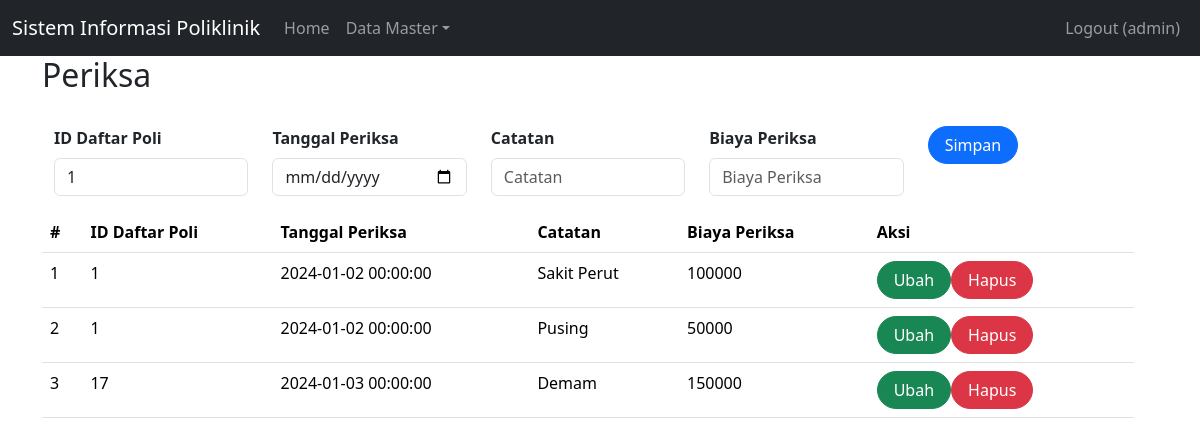
The app's page /index.php?page=periksa (signed in) with its own data.
### tables this page shows
CREATE TABLE `periksa` (
  `id` int(10) UNSIGNED NOT NULL,
  `id_daftar_poli` int(11) UNSIGNED NOT NULL,
  `tgl_periksa` datetime NOT NULL,
  `catatan` text NOT NULL,
  `biaya_periksa` int(11) NOT NULL
);

### periksa.php (the view, shortened to what this page needs)
<div class="container">
    <h2>Periksa</h2>
<br>
    <?php
include'koneksi.php';
?>
<body>
<div class="container">
    <form class="form row"  method="POST" action="" name="myForm" onsubmit="return(validate());">
    <?php
    $tgl_periksa= '';
    $catatan = '';
    $biaya_periksa ='';
    ?>
    <div class="row">
        <div class="col">
        <label for="inputNama" class="form-label fw-bold">
            ID Daftar Poli
        </label>
        <select class="form-control" name="id_daftar_poli">
        <?php
        $selected = '';
        $daftar_poli = mysqli_query($mysqli, "SELECT * FROM daftar_poli");
        while ($data = mysqli_fetch_array($daftar_poli)) {
            if ($data['id'] == $daftar_poli) {
                $selected = 'selected="selected"';
            } else {
                $selected = '';
            }
        ?>
            <option value="<?php echo $data['id'] ?>" <?php echo $selected ?>><?php echo $data['id_pasien'] ?></option>
        <?php
        }
        ?>
    </select>
    </div>
    <div class="col">
        <label for="inputTgl_periksa" class="form-label fw-bold">
            Tanggal Periksa
        </label>
        <input type="date" class="form-control" name="tgl_periksa" id="inputTgl_periksa" placeholder="tgl_periksa" value="<?php echo $tgl_periksa ?>">
    </div>
    <div class="col">
        <label for="inputCatatan" class="form-label fw-bold">
            Catatan
        </label>
        <input type="text" class="form-control" name="catatan" id="inputCatatan" placeholder="Catatan" value="<?php echo $catatan ?>">
    </div>
    <div class="col">
        <label for="inputBiaya_periksa" class="form-label fw-bold">
            Biaya Periksa
        </label>
        <input type="integer" class="form-control" name="biaya_periksa" id="inputBiayaPeriksa" placeholder="Biaya Periksa" value="<?php echo $biaya_periksa ?>">
    </div>
    <div class="col">
        <button type="submit" class="btn btn-primary rounded-pill px-3" name="simpan">Simpan</button>
    </div>
    </form>
    <br>
    <br>
    <table class="table table-hover">
    <table class="table table-hover">
    <thead>
        <tr>
            <th scope="col">#</th>
            <th scope="col">ID Daftar Poli</th>
            <th scope="col">Tanggal Periksa</th>
            <th scope="col">Catatan</th>
            <th scope="col">Biaya Periksa</th>
            <th scope="col">Aksi</th>
        </tr>
    </thead>
        <tbody>
    <?php
    $result = mysqli_query($mysqli, "SELECT periksa.*, daftar_poli.id_pasien as 'id_pasien' FROM periksa LEFT JOIN daftar_poli ON (periksa.id_daftar_poli=daftar_poli.id) ORDER BY id ASC");
    if (mysqli_num_rows($result) > 0) {
        $no = 1;
        while ($data = mysqli_fetch_array($result)) {
            echo "<tr>";
            echo "<td>" . $no++ . "</td>";
            echo "<td>" . $data['id_daftar_poli'] . "</td>";
            echo "<td>" . $data['tgl_periksa'] . "</td>";
            echo "<td>" . $data['catatan'] . "</td>";
            echo "<td>" . $data['biaya_periksa'] . "</td>";
            echo "<td>";
            echo '<a class="btn btn-success rounded-pill px-3" href="index.php?page=periksa&id=' . $data['id'] . '">Ubah</a>';
            echo '<a class="btn btn-danger rounded-pill px-3" href="index.php?page=periksa&id=' . $data['id'] . '&aksi=hapus">Hapus</a>';            echo "</td>";
            echo "</tr>";
        }
    } else {
        echo "No rows returned.";
    }
    ?>
    </tbody>
    </table>

### records on screen
periksa: id_daftar_poli "1", tgl_periksa "2024-01-02 00:00:00", catatan "Sakit Perut", biaya_periksa "100000"
periksa: id_daftar_poli "1", tgl_periksa "2024-01-02 00:00:00", catatan "Pusing", biaya_periksa "50000"
periksa: id_daftar_poli "17", tgl_periksa "2024-01-03 00:00:00", catatan "Demam", biaya_periksa "150000"

### other values on screen
$_SESSION['username'] "admin"
form field id_daftar_poli "1"
